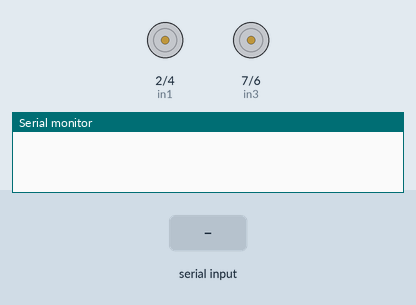
Simulated run of this sketch. Board: Arduino Uno, built with avr-gcc and run on an emulated ATmega328P. Shown: motor-driver pin pairs drawn as motors (green arrow = first pin HIGH = forward, orange = second pin HIGH = backward, longer = more drive, scaled by the enable pin), the last lines printed to the serial monitor. The inputs (shaded band) are chosen by the test bench.

Above: at 1.2 s.
1.3 s: "F" received over the second serial link
At 1.8 s:
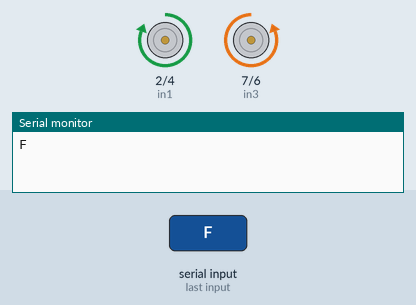
2.8 s: "B" received over the second serial link
At 4.0 s:
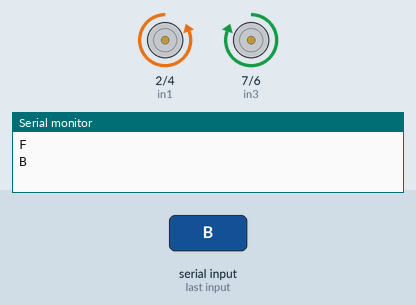
4.3 s: "G" received over the second serial link
At 5.5 s:
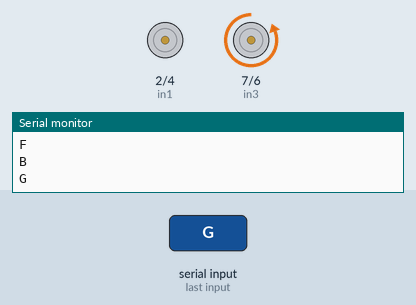
5.8 s: "I" received over the second serial link
At 6.3 s:
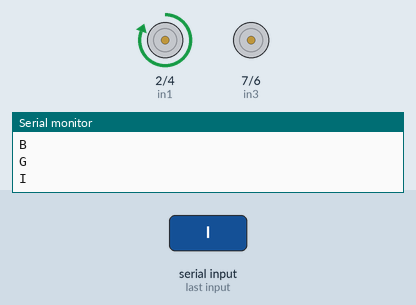
7.3 s: "L" received over the second serial link
At 7.6 s:
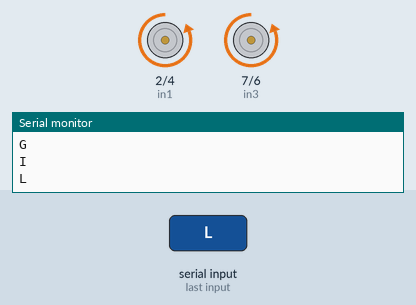
8.8 s: "R" received over the second serial link
At 10.0 s:
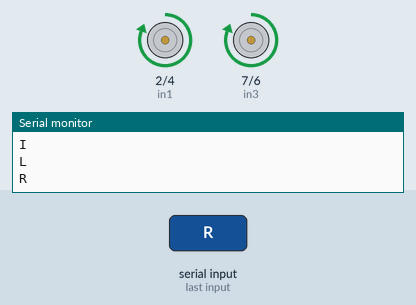
Timing chart, 0 to 11.3 s (numbered marks = the images above; inputs shaded):
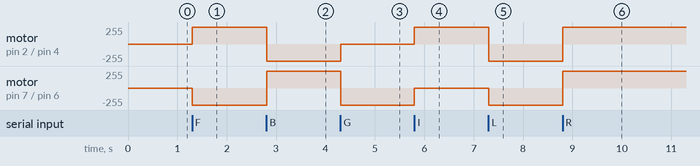

The sketch:

241109_RC_btSerial.ino
```cpp
#include <SoftwareSerial.h>

SoftwareSerial btSerial(11, 9); // HC06's TXD RXD 순서

// enA in1 in2 in3 in4 enB
int enA = 3;
int in1 = 2;
int in2 = 4;
int in3 = 7;
int in4 = 6;
int enB = 5;


int spd = 255;

void setup() {
  Serial.begin(9600); // 보드 레이트 맞추기
  btSerial.begin(9600);
  pinMode(in1, OUTPUT);
  pinMode(in2, OUTPUT);
  pinMode(in3, OUTPUT);
  pinMode(in4, OUTPUT);
  pinMode(enA, OUTPUT);
  pinMode(enB, OUTPUT);
}

void loop() {
  if(btSerial.available()){
    char c = btSerial.read();
    Serial.println(c);
    if(c=='F'){
      forward();
    }
    else if(c=='B'){
      backward();
    }
    else if(c=='G'){
      goleft();
    }
    else if(c=='I'){
      goright();
    }
    else if(c=='L'){
      turnleft();
    }
    else if(c=='R'){
      turnright();
    }
    else if(c=='H'){
      backleft();
    }
    else if(c=='J'){
      backright();
    }
    else if(c=='S') {
      sstop();
    }
  }
  delay(10);
}


void forward(){
  digitalWrite(in1, 1);
  digitalWrite(in2, 0);
  analogWrite(enA, spd);
  digitalWrite(in3, 0);
  digitalWrite(in4, 1);
  analogWrite(enB, spd);
}
void backward(){
  digitalWrite(in1, 0);
  digitalWrite(in2, 1);
  analogWrite(enA, spd);
  digitalWrite(in3, 1);
  digitalWrite(in4, 0);
  analogWrite(enB, spd);
}
void goleft(){
  digitalWrite(in1, 0);
  digitalWrite(in2, 0);
  analogWrite(enA, 0);
  digitalWrite(in3, 0);
  digitalWrite(in4, 1);
  analogWrite(enB, spd);
}
void goright(){
  digitalWrite(in1, 1);
  digitalWrite(in2, 0);
  analogWrite(enA, spd);
  digitalWrite(in3, 0);
  digitalWrite(in4, 0);
  analogWrite(enB, 0);
}

void turnleft(){
  digitalWrite(in1, 0);
  digitalWrite(in2, 1);
  analogWrite(enA, spd);
  digitalWrite(in3, 0);
  digitalWrite(in4, 1);
  analogWrite(enB, spd);
}
void turnright(){
  digitalWrite(in1, 1);
  digitalWrite(in2, 0);
  analogWrite(enA, spd);
  digitalWrite(in3, 1);
  digitalWrite(in4, 0);
  analogWrite(enB, spd);
}

void backleft(){
  digitalWrite(in1, 0);
  digitalWrite(in2, 0);
  analogWrite(enA, 0);
  digitalWrite(in3, 1);
  digitalWrite(in4, 0);
  analogWrite(enB, spd);
}

void backright(){
  digitalWrite(in1, 0);
  digitalWrite(in2, 1);
  analogWrite(enA, spd);
  digitalWrite(in3, 0);
  digitalWrite(in4, 0);
  analogWrite(enB, 0);
}

void sstop(){
  digitalWrite(in1, 0);
  digitalWrite(in2, 0);
  analogWrite(enA, 0);
  digitalWrite(in3, 0);
  digitalWrite(in4, 0);
  analogWrite(enB, 0);
}
```

Measured:
- after the input at 1.3 s, motor on pin 2 (in1) / pin 4 (in2): stopped → forward 255/255 at once; motor on pin 7 (in3) / pin 6 (in4): stopped → backward 255/255 at once
- after the input at 2.8 s, motor on pin 2 (in1) / pin 4 (in2): forward 255/255 → backward 255/255 at once; motor on pin 7 (in3) / pin 6 (in4): backward 255/255 → forward 255/255 at once
- after the input at 4.3 s, motor on pin 2 (in1) / pin 4 (in2): backward 255/255 → stopped at once; motor on pin 7 (in3) / pin 6 (in4): forward 255/255 → backward 255/255 at once
- after the input at 5.8 s, motor on pin 2 (in1) / pin 4 (in2): stopped → forward 255/255 at once; motor on pin 7 (in3) / pin 6 (in4): backward 255/255 → stopped at once
- after the input at 7.3 s, motor on pin 2 (in1) / pin 4 (in2): forward 255/255 → backward 255/255 at once; motor on pin 7 (in3) / pin 6 (in4): stopped → backward 255/255 at once
- after the input at 8.8 s, motor on pin 2 (in1) / pin 4 (in2), motor on pin 7 (in3) / pin 6 (in4): backward 255/255 → forward 255/255 at once
